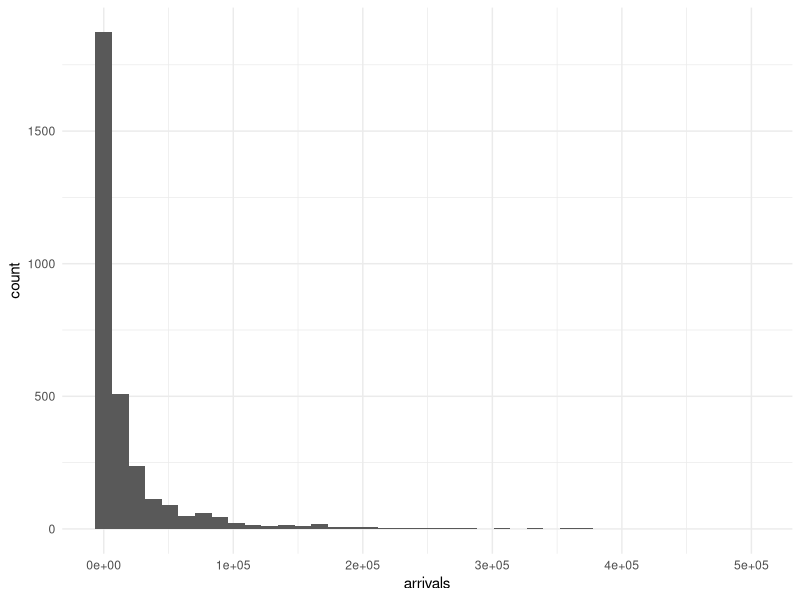
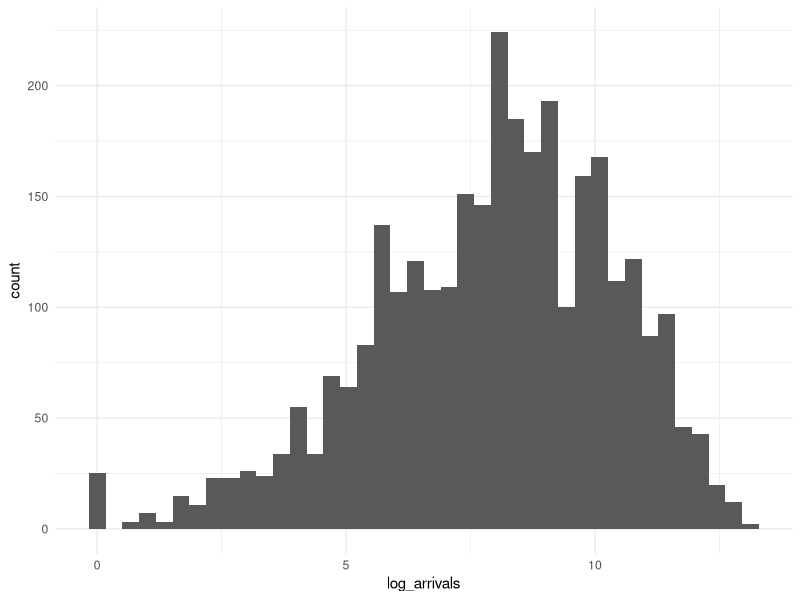
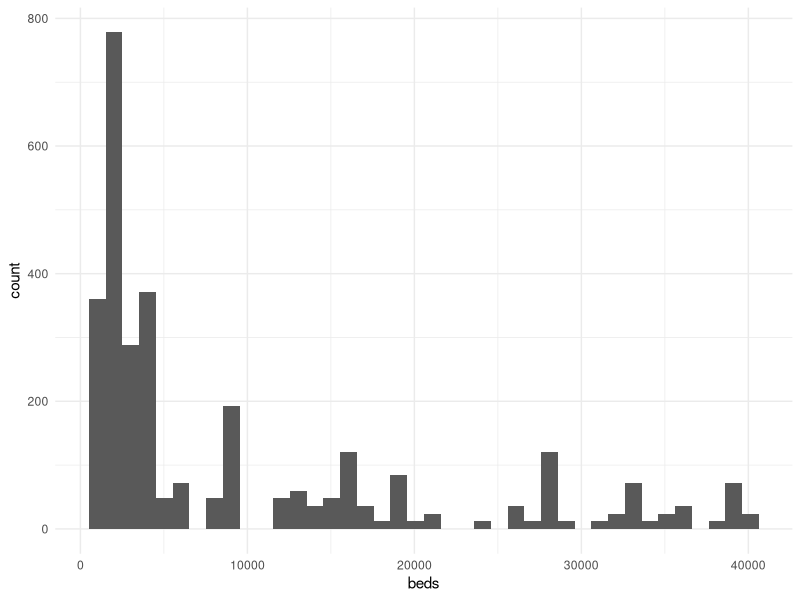
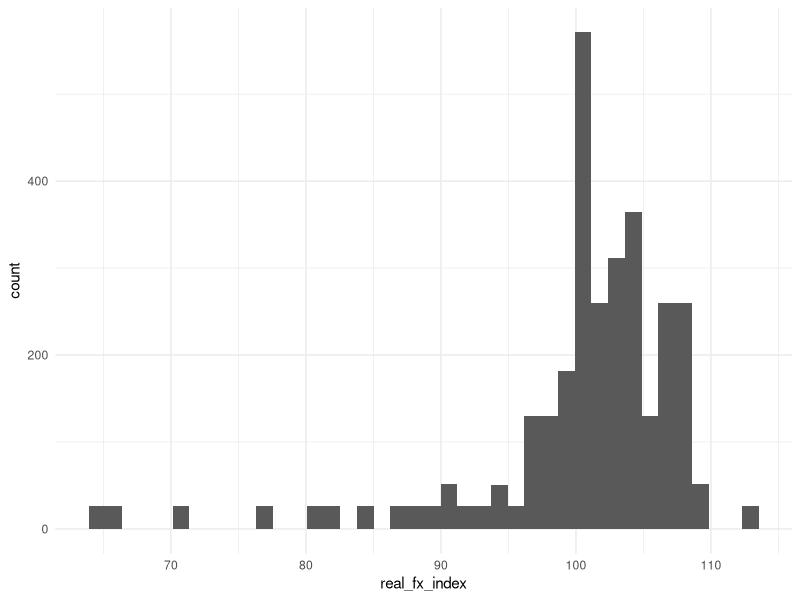
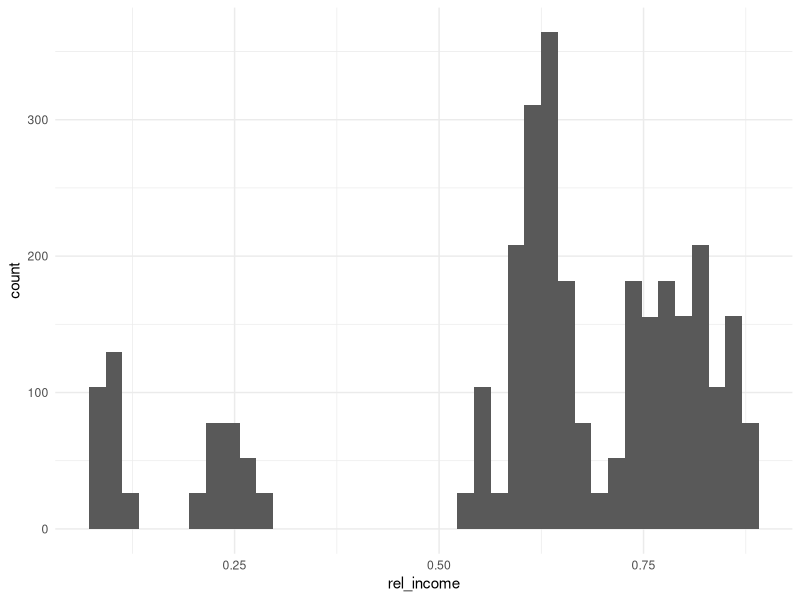
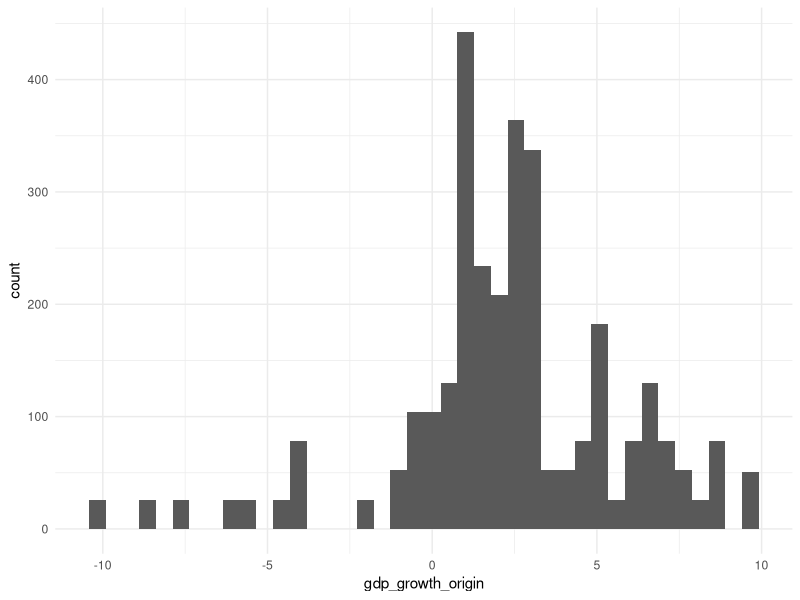
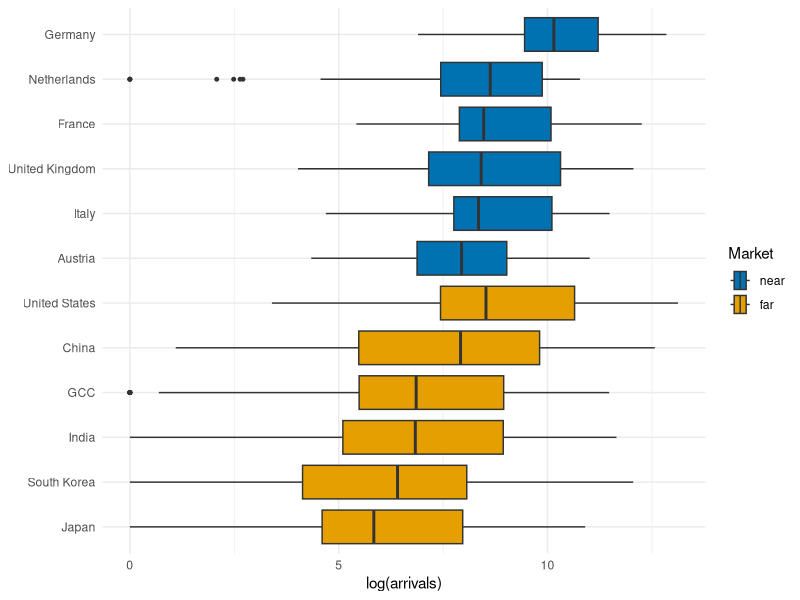
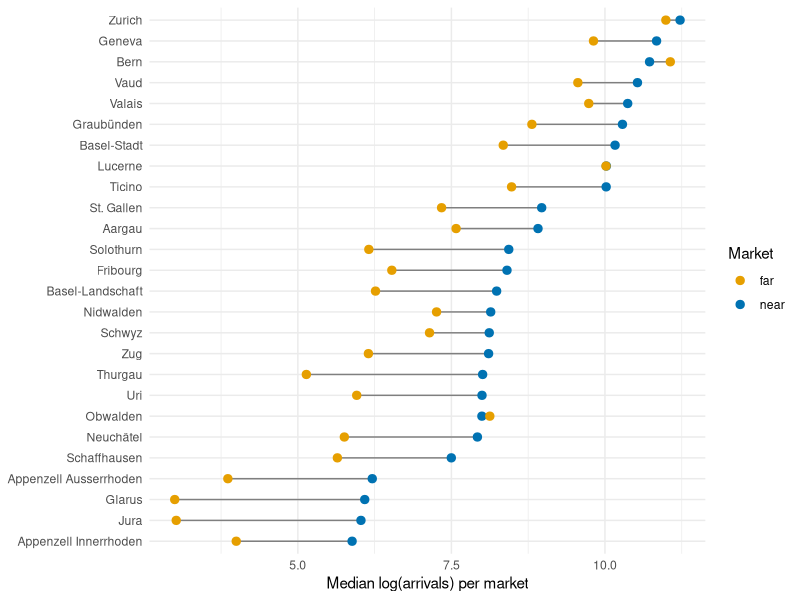

These charts were generated, in order, by the following R code:
# Data preparation and EDA

#packages
library(readr)
library(dplyr)
library(ggplot2)
library(tidyr)  
library(car) 

#minimal theme
theme_set(
  theme_minimal(base_size = 11) +
    theme(plot.caption = element_text(hjust = 0.5))
)

#colors for plots
group_cols <- c(near = "#0072B2", far = "#E69F00")   # colorblind safe

# ---------------------------------load data-----------------------------------

hotel <- read_csv("data/processed/swiss_hotel_panel.csv", show_col_types = FALSE)


# --------------------------------check data-----------------------------------

dim(hotel)                 # 3120 rows = 26 cantons x 12 markets x 10 years
str(hotel)                 # canton, origin_country, origin_group, covid_period are text
colSums(is.na(hotel))      # arrivals, overnights, share_in_canton: 2 NA (hidden by the BFS)

hotel |> filter(is.na(arrivals)) |> select(year, canton, origin_country)
# Appenzell Innerrhoden, GCC and South Korea, 2022: no response, so we drop them

hotel <- hotel |> filter(!is.na(arrivals))

# ---------------------------check response: arrivals--------------------------

summary(hotel$arrivals)
ggplot(hotel, aes(arrivals)) + geom_histogram(bins = 40)
# very right-skewed amount: needs a log

sum(hotel$arrivals == 0, na.rm = TRUE)
# 25 zeros: log(0) = -Inf, so we use log1p = log(arrivals + 1)

hotel <- hotel |> mutate(log_arrivals = log1p(arrivals))

ggplot(hotel, aes(log_arrivals)) + geom_histogram(bins = 40)   # more symmetric

# ----------------------------check predictors---------------------------------

#check levels
unique(hotel$origin_group)    # near, far
unique(hotel$covid_period)    # pre, during, post
unique(hotel$canton)          # 26 cantons
unique(hotel$origin_country)  # 12 markets

#factor text columns
hotel <- hotel |>
  mutate(
    canton         = factor(canton),
    origin_country = factor(origin_country),
    origin_group   = factor(origin_group, levels = c("near", "far")),
    covid_period   = factor(covid_period, levels = c("pre", "during", "post"))
  )

#check continuous predictor: beds
summary(hotel$beds)
ggplot(hotel, aes(beds)) + geom_histogram(bins = 40)
# right-skewed, no zeros: use log

hotel <- hotel |> mutate(log_beds = log(beds))

#check continuous predictor: real exchange-rate index
summary(hotel$real_fx_index)
ggplot(hotel, aes(real_fx_index)) + geom_histogram(bins = 40)
# left-skewed: few low values from weak currencies

#check continuous predictor: relative income
summary(hotel$rel_income)
ggplot(hotel, aes(rel_income)) + geom_histogram(bins = 40)

#check continuous predictor: GDP growth in origin country
summary(hotel$gdp_growth_origin)
ggplot(hotel, aes(gdp_growth_origin)) + geom_histogram(bins = 40)

#eda origin
country_order <- hotel |>
  group_by(origin_group, origin_country) |>
  summarise(med = median(log_arrivals), .groups = "drop") |>
  arrange(desc(origin_group), med) |>
  pull(origin_country)

hotel |>
  mutate(origin_country = factor(origin_country, levels = country_order)) |>
  ggplot(aes(log_arrivals, origin_country, fill = origin_group)) +
  geom_boxplot(outlier.size = 1) +
  scale_fill_manual(values = group_cols) +
  labs(x = "log(arrivals)", y = NULL, fill = "Market")

#eda canton
hotel |>
  group_by(canton, origin_group) |>
  summarise(med = median(log_arrivals), .groups = "drop") |>
  pivot_wider(names_from = origin_group, values_from = med) |>
  mutate(canton = reorder(canton, near)) |>
  ggplot(aes(y = canton)) +
  geom_segment(aes(x = far, xend = near, yend = canton), colour = "grey50") +
  geom_point(aes(x = near, colour = "near"), size = 2.5) +
  geom_point(aes(x = far,  colour = "far"),  size = 2.5) +
  scale_colour_manual(values = group_cols) +
  labs(x = "Median log(arrivals) per market", y = NULL, colour = "Market")

#eda time
national <- hotel |>
  group_by(year, origin_country, origin_group) |>
  summarise(arrivals = sum(arrivals), .groups = "drop") |>
  group_by(origin_country) |>
  mutate(index = 100 * arrivals / arrivals[year == 2019]) |>
  ungroup()

ggplot(national, aes(year, index, group = origin_country, colour = origin_group)) +
  geom_hline(yintercept = 100, linetype = 2, colour = "grey50") +
  geom_line(alpha = 0.8) +
  geom_point(size = 0.8) +
  scale_colour_manual(values = group_cols) +
  scale_x_continuous(breaks = 2016:2025) +
  labs(x = NULL, y = "National arrivals (2019 = 100)", colour = "Market")

ggplot(national, aes(year, index, colour = origin_group)) +
  geom_hline(yintercept = 100, linetype = 2, colour = "grey50") +
  geom_line() +
  geom_point(size = 0.8) +
  facet_wrap(~ origin_country) +
  scale_colour_manual(values = group_cols) +
  scale_x_continuous(breaks = 2020) +
  labs(x = NULL, y = "National arrivals (2019 = 100)", colour = "Market")

#eda fx
ggplot(hotel, aes(real_fx_index, log_arrivals, colour = origin_group)) +
  geom_point(alpha = 0.15, size = 0.7) +
  geom_smooth(method = "gam", formula = y ~ s(x)) +
  scale_colour_manual(values = group_cols) +
  labs(x = "Real exchange-rate index (2016 = 100)", y = "log(arrivals)", colour = "Market")

#eda beds
ggplot(hotel, aes(log_beds, log_arrivals, colour = origin_group)) +
  geom_point(alpha = 0.15, size = 0.7) +
  geom_smooth(method = "gam", formula = y ~ s(x)) +
  scale_colour_manual(values = group_cols) +
  labs(x = "log(hotel beds in canton)", y = "log(arrivals)", colour = "Market")

# ----------------------predictors collinearity check---------------------------

lm.vif <- lm(log_arrivals ~ canton + origin_country + year + real_fx_index +
               log_beds + rel_income + gdp_growth_origin,
             data = hotel)
vif(lm.vif)
#log_beds collinear with canton: drop beds
#rel_income collinear with origin_country: drop rel_income
#gdp_growth_origin and real_fx_index ok: keep
